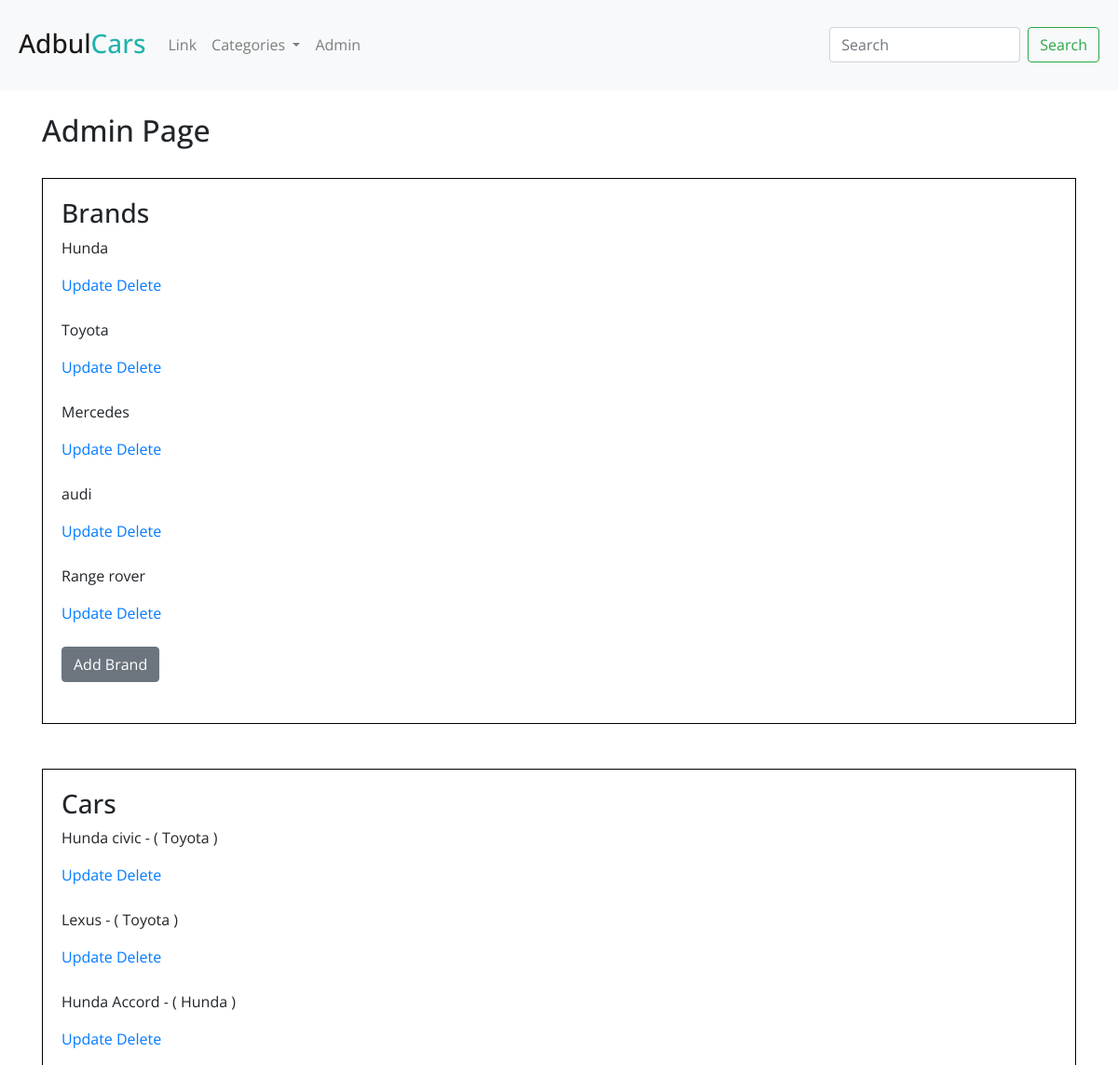
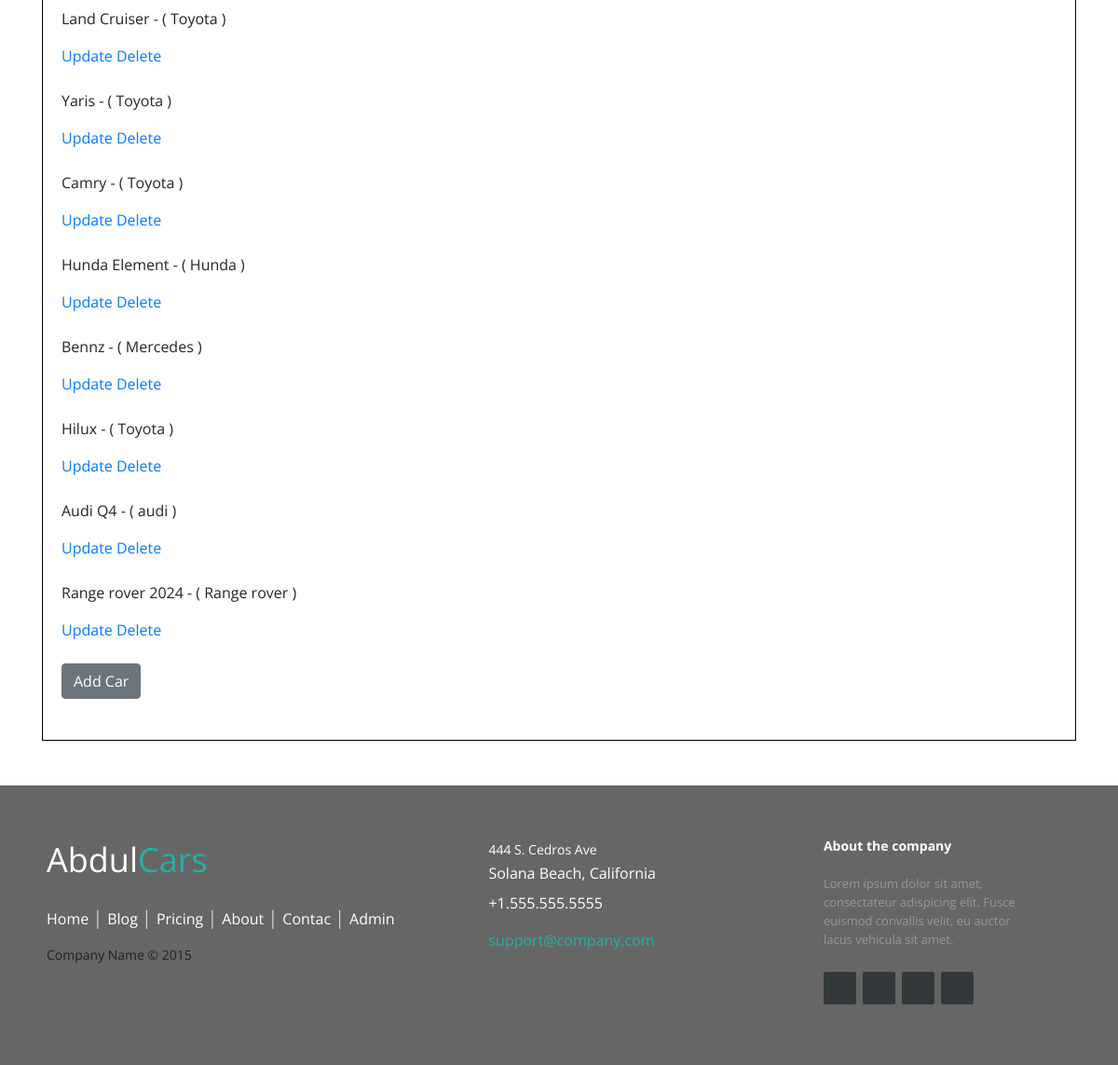
The app's page /admin_page/ (signed in) with its own data (2 pictures, top to bottom).
### content/models.py (models this page shows, shortened)
class Brand(models.Model):
    name = models.CharField(max_length=100)
    description = models.TextField(blank=True)
    images = models.ImageField( upload_to='brand images/', blank=True, null=True)
    slug = models.SlugField (unique=True)
    def __str__(self):
        return self.name

class Car(models.Model):
    name = models.CharField('Car Name', max_length=50)
    description = models.TextField()
    images = models.ImageField(upload_to='car images/', blank=True, null=True)
    brand = models.ForeignKey(Brand, on_delete=models.CASCADE)
    slug = models.SlugField (unique=True)
    created_at = models.DateTimeField( auto_now_add=True)

### content/views.py (the view)
# urls.py: path('admin_page/', views.admin_page, name='admin-page'),
def admin_page(request):
    if request.user.is_superuser:
        cars = Car.objects.all()
        brands = Brand.objects.all()
        return render(request, 'admin/admin_page.html', {'cars' : cars, 'brands' : brands})
    else:
        messages.success(request, 'You are not authorized to access this page')
        return redirect('home')

### content/templates/admin/admin_page.html
{% extends 'base.html' %}
{% block content %}
{% load static %}
<h2>Admin Page</h2><br>
<div style="border: 1px solid black; padding : 20px">
    <h3>Brands</h3>
{% for brand in brands %}
<p>{{ brand.name }}</p>
<a href="{% url 'update-brand' brand.id %}">Update</a>
<a href="{% url 'delete-brand' brand.id %}">Delete</a><br><br>
{% endfor %}
<a  class="btn btn-secondary" href="{% url 'add-brand' %}">Add Brand</a><br><br>
</div>
<br><br>
<div style="border: 1px solid black; padding : 20px">
    <h3>Cars</h3>
{% for car in cars %}
<p>{{ car.name }} - ( {{ car.brand }} )</p>
<a href="{% url 'update-cars' car.id %}">Update</a>
<a href="{% url 'delete-cars' car.id %}">Delete</a><br><br>
{% endfor %}
<a class="btn btn-secondary" href="{% url 'add-car' %}">Add Car</a><br><br>
</div>
<br><br>
{% endblock %}

### static/css/footer.css (style rules this page uses)
* { font-family: Open Sans; }

### records on screen
Brand: name "Hunda"
Brand: name "Toyota"
Brand: name "Mercedes"
Brand: name "audi"
Brand: name "Range rover"
Car: name "Hunda civic", brand "Toyota"
Car: name "Lexus", brand "Toyota"
Car: name "Hunda Accord", brand "Hunda"
Car: name "Land Cruiser", brand "Toyota"
Car: name "Yaris", brand "Toyota"
Car: name "Camry", brand "Toyota"
Car: name "Hunda Element", brand "Hunda"
Car: name "Bennz", brand "Mercedes"
Car: name "Hilux", brand "Toyota"
Car: name "Audi Q4", brand "audi"
Car: name "Range rover 2024", brand "Range rover"
